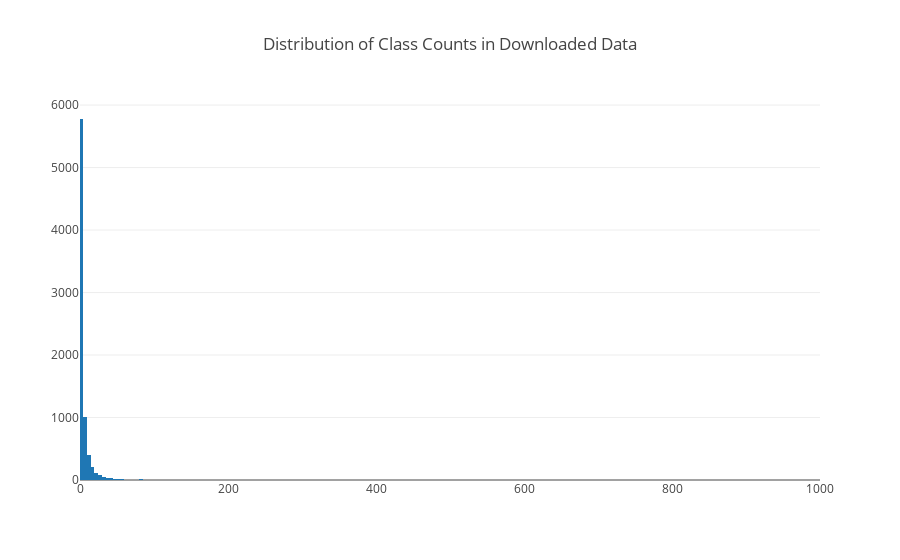

Notebook source saved alongside this figure:
### Code cell
iplot(go.Figure(data = [go.Histogram(x = data_class_cnts['id'])],
                layout = go.Layout(title = 'Distribution of Class Counts in Downloaded Data',
                                  xaxis = dict(range = [0, 1000]))))

### Figure 1 — Plotly figure (JSON) as saved in the notebook; plotly's stock layout.template omitted (floating-point values rounded to 4 significant figures; data arrays with more than 128 entries replaced by an {"elided": "..."} marker saying what was removed)
{"data": [{"type": "histogram", "x": {"elided": "7816 int values"}}], "layout": {"title": "Distribution of Class Counts in Downloaded Data", "xaxis": {"range": [0, 1000]}}}
